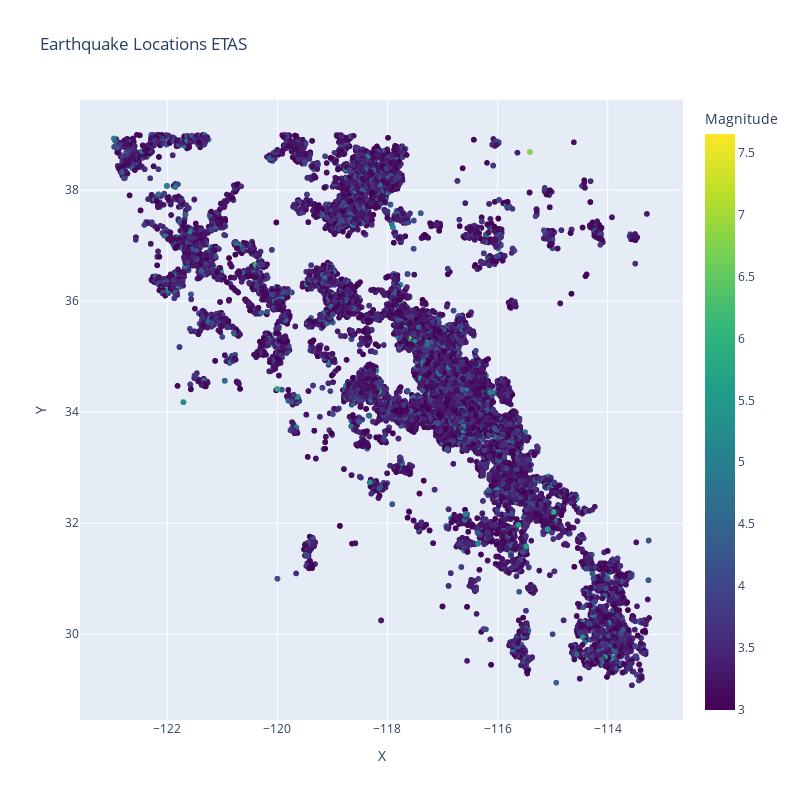

Notebook source saved alongside this figure:
### Code cell
fig = px.scatter(etas, x='X', y='Y', color='Magnitude', color_continuous_scale='viridis', title='Earthquake Locations ETAS')
fig.update_layout(width=800, height=800)
fig.show()

### Figure 1 — Plotly figure (JSON) as saved in the notebook; plotly's stock layout.template omitted (floating-point values rounded to 4 significant figures; data arrays with more than 128 entries replaced by an {"elided": "..."} marker saying what was removed)
{"data": [{"hovertemplate": "X=%{x}<br>Y=%{y}<br>Magnitude=%{marker.color}<extra></extra>", "legendgroup": "", "marker": {"color": {"elided": "31547 float values"}, "coloraxis": "coloraxis", "symbol": "circle"}, "mode": "markers", "name": "", "showlegend": false, "type": "scattergl", "x": {"elided": "31547 float values"}, "xaxis": "x", "y": {"elided": "31547 float values"}, "yaxis": "y"}], "layout": {"coloraxis": {"colorbar": {"title": {"text": "Magnitude"}}, "colorscale": [[0, "#440154"], [0.1111, "#482878"], [0.2222, "#3e4989"], [0.3333, "#31688e"], [0.4444, "#26828e"], [0.5556, "#1f9e89"], [0.6667, "#35b779"], [0.7778, "#6ece58"], [0.8889, "#b5de2b"], [1, "#fde725"]]}, "height": 800, "legend": {"tracegroupgap": 0}, "title": {"text": "Earthquake Locations ETAS"}, "width": 800, "xaxis": {"anchor": "y", "domain": [0, 1], "title": {"text": "X"}}, "yaxis": {"anchor": "x", "domain": [0, 1], "title": {"text": "Y"}}}}
